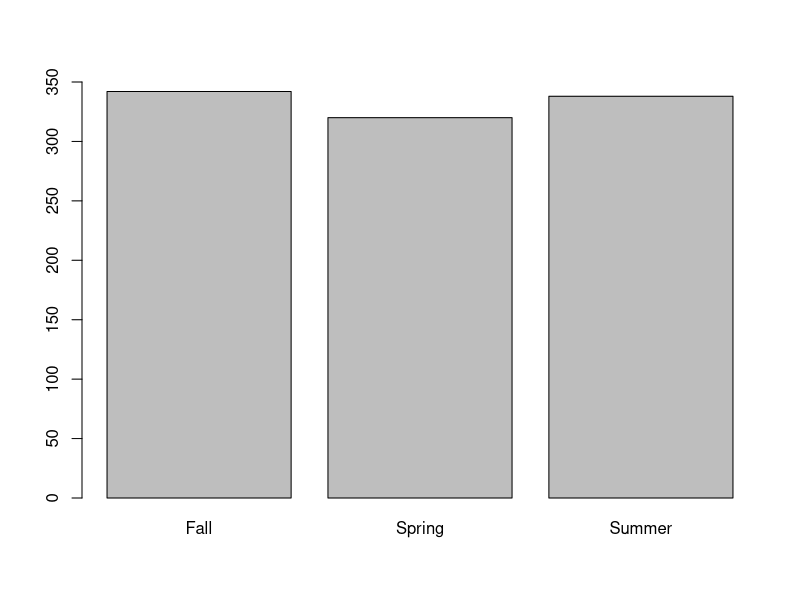
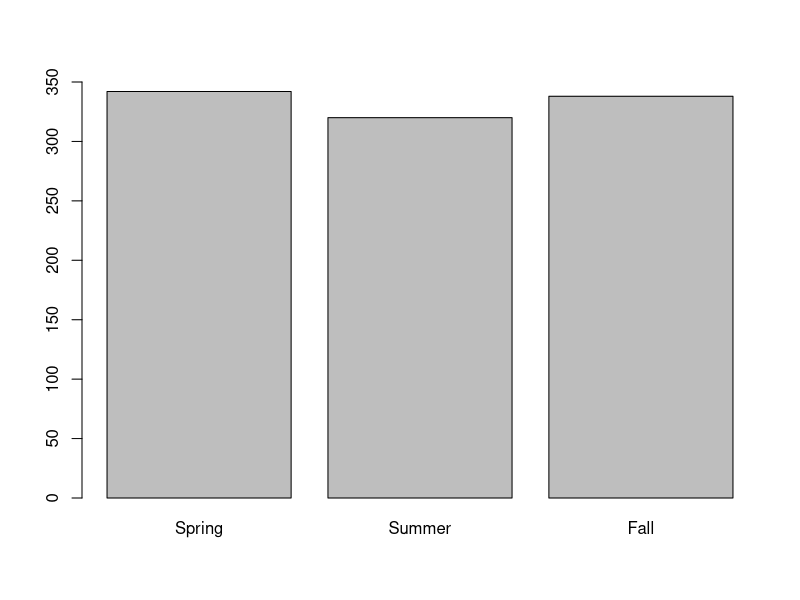

Recreate these plots in R, in order.
## ---- chunk 1
knitr::opts_chunk$set(echo = TRUE,
                      cache = TRUE,
                      cache.lazy = TRUE,
                      out.width = "100%",
                      warning = FALSE,
                      message = FALSE,
                      progress = FALSE,
                      verbose = TRUE)
## ---- chunk 2
x <- list(Name = "Tessa", Programming_Skills = c("R", "Python", "Matlab"), Num_Students_2022F = 80, office = "SC 329E", Tenured = FALSE, UD_Working_Yr = 5)

x
## ---- chunk 3
list("Tessa", c("R", "Python", "Matlab"), 80, "SC 329E", FALSE, 5) -> list_tessa
list_tessa
names(list_tessa) <- c("Name", "Programming_Skills", "Num_Students_2022F", "office", "Tenured", "UD_Working_Yr")
## ---- chunk 4
list_tessa$office
list_tessa[[2]]
list_tessa[[2]][3]
## ---- chunk 5
A <- matrix(sample(1:100, 9), ncol=3)
new_list <- list(list_tessa, A)
new_list
## ---- chunk 6
y <- vector(mode="list") # create a vector with size 0
z <- vector("list", 10) # create a vector with size 10
y[["Method"]] <- "Decision Tree" 
y[["Sensitivity"]] <- 0.85
y[["Specificity"]] <- 0.89
y
## ---- chunk 7
w <- rep(list(NA), 2)
w
## ---- chunk 8
y$Specificity
y[["Specificity"]]
y[[2]]
## ---- chunk 9
y["Specificity"]
y[2] # the 2 is the index of "Specificity" within the list y
## ---- chunk 10
new_list[2]
new_list[[2]]
list_tessa[2]
## ---- chunk 11
class(new_list[[1]])
class(new_list[[2]])
## ---- chunk 12
kids <- c("Vicky", "Patrick", "Jasmine")
ages <- c(14, 10, 8)
# create the data frame using kids and ages
df <- data.frame(kids, ages, stringsAsFactors = F)
df
## ---- chunk 13
data.frame(kids = c("Vicky", "Patrick", "Jasmine"), ages = c(14, 10, 8), stringsAsFactors = F)
## ---- chunk 14
df[[1]] # list-like
df$kids # component name 
df[,1]  # matrix-like
df[, "kids"] # matri-like with the column name
## ---- chunk 15
str(df)
## ---- chunk 16
head(ToothGrowth) 
## ---- chunk 17
set.seed(2022)
seasons <- factor(sample(c("Spring", "Summer", "Fall"), 1000, replace = T))
levels(seasons)
## ---- chunk 18
barplot(table(seasons), ylim=c(0, 350))
## ---- chunk 19
seasons <- factor(seasons, labels = c("Spring", "Summer", "Fall"))
barplot(table(seasons), ylim=c(0, 350))
## ---- chunk 20
winters <- rep("Winter", 10)
all_seasons <- c(seasons, winters)
class(all_seasons)
## ---- chunk 21
table(all_seasons)
## ---- chunk 22
winters <- as.factor(winters)
all_seasons <- c(seasons, winters)
class(all_seasons)
## ---- chunk 23
levels(seasons) <- c(levels(seasons), "Winter")
## ---- chunk 24
set.seed(2022)
Grade <- sample(c(LETTERS[1:4], "F"), 100, replace=T)
Sex <- sample(c("Male", "Female"), 100, replace=T, prob=c(0.4, 0.6)) 
table(Grade, Sex)
